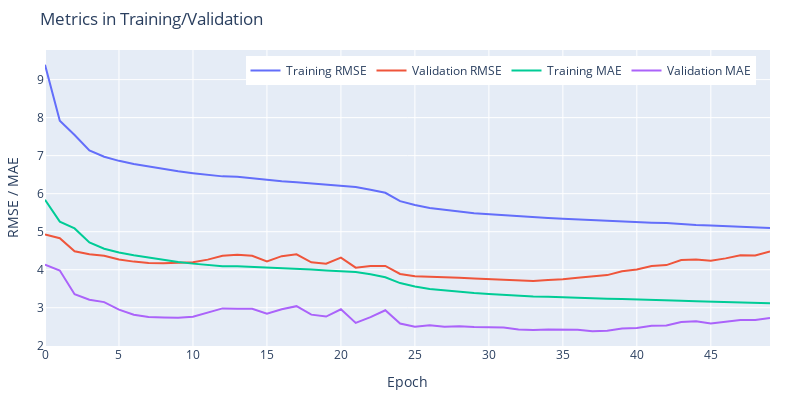

The cell this chart's notebook holds for it:
### Code cell
plotMetrics(train_history.history["root_mean_squared_error"], train_history.history["val_root_mean_squared_error"], train_history.history["mean_absolute_error"], train_history.history["val_mean_absolute_error"])
